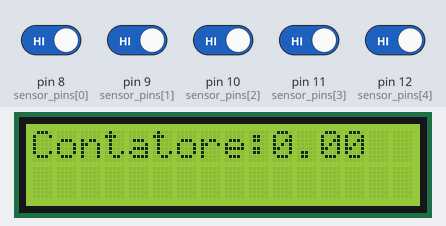
The sketch below on a simulated Arduino Uno, built with avr-gcc and run on an emulated ATmega328P. On the bench: 16×2 character LCD. The inputs (shaded band) are chosen by the test bench; at power-on: pin 8 (sensor_pins[0]), pin 9 (sensor_pins[1]), pin 10 (sensor_pins[2]), pin 11 (sensor_pins[3]), pin 12 (sensor_pins[4]) HIGH.

Above: at 1.2 s.
1.3 s: pin 8 (sensor_pins[0]) driven LOW
At 2.1 s:
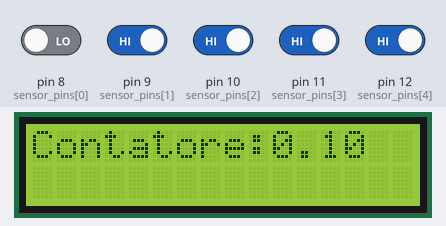
2.8 s: pin 9 (sensor_pins[1]) driven LOW
At 3.3 s:
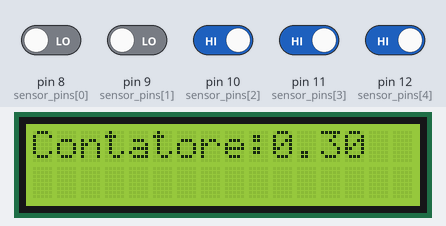
At 4.9 s:
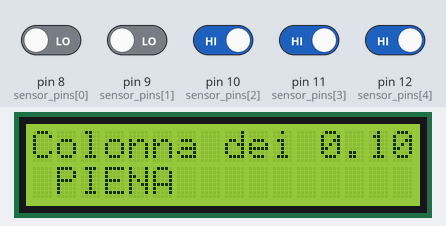
Timing chart, 0 to 6.4 s (numbered marks = the images above; inputs shaded):
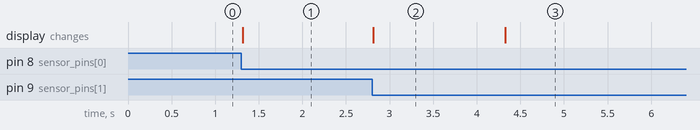

The sketch:

mainEsame.ino
```cpp
#include <LiquidCrystal_I2C.h>

// Inizializzazione del display LCD I2C con indirizzo 0x27 e dimensioni 16x2.
LiquidCrystal_I2C lcd(0x27, 16, 2);

// Array che contiene i pin dei sensori.
int sensor_pins[] = {8, 9, 10, 11, 12};

// Array che tiene traccia dello stato precedente dei sensori.
int sens_old[] = {1, 1, 1, 1, 1};

// Contatore per tenere traccia del valore totale delle monete rilevate.
float counter = 0.0;

// Valori delle monete corrispondenti ai sensori.
float value[] = {0.10, 0.20, 1.00, 0.50, 2.00};

// Flag per il controllo degli errori.
bool checkE = false;

// Array per memorizzare l'ultimo tempo di aggiornamento di ciascun sensore.
unsigned long lastUpdateTime[sizeof(sensor_pins)];

// Intervallo di aggiornamento dei sensori.
const unsigned long UPDATEINTERVAL = 1000;

// Intervallo di errore per il rilevamento dei sensori.
const unsigned long ERRORINTERVAL = 3000;

void setup() {
  setUpMonitor();
  setUpSensor();
  for (int i = 0; i < sizeof(sensor_pins) / sizeof(sensor_pins[0]); i++) {
    lastUpdateTime[i] = 0;
  }
}

void loop() {
  bool isCounterUpdated = false;
  unsigned long currentTime = millis();
  if (!checkE) {
    for (int i = 0; i < sizeof(sensor_pins) / sizeof(sensor_pins[0]); i++) {
      int g_n = digitalRead(sensor_pins[i]);

      if (g_n < sens_old[i] && (currentTime - lastUpdateTime[i] >= UPDATEINTERVAL)) {
        isCounterUpdated = true;
        counter += value[i];
        lastUpdateTime[i] = currentTime;
      }
      sens_old[i] = g_n;
      if (g_n == 0 && (currentTime - lastUpdateTime[i] > ERRORINTERVAL)) {
        checkE = true;
        errorPrint(i);
      }
    }

    if (isCounterUpdated) {
      updateMonitor();
    }
  }
}
// Funzione di configurazione dei sensori.
void setUpSensor() {
  for (int i = 0; i < sizeof(sensor_pins) / sizeof(sensor_pins[0]); i++) {
    pinMode(sensor_pins[i], INPUT_PULLUP);
  }
}

// Funzione di aggiornamento del monitor.
void updateMonitor() {
  lcd.setCursor(0, 0);
  lcd.print("Contatore:");
  lcd.print(counter);
}

// Funzione di configurazione del monitor
void setUpMonitor() {
  if (!i2CAddrTest(0x27)) {
    lcd = LiquidCrystal_I2C(0x3F, 16, 2);
  }

  lcd.init();
  lcd.backlight();
  lcd.setCursor(0, 0);
  updateMonitor();
}

// Funzione per il test dell'indirizzo I2C del display.
bool i2CAddrTest(uint8_t addr) {
  Wire.begin();
  Wire.beginTransmission(addr);
  if (Wire.endTransmission() == 0) {
    return true;
  }
  return false;
}

// Funzione di gestione degli errori.
void errorPrint(int g) {
  lcd.clear();
  lcd.setCursor(0, 0);
  lcd.print("Colonna dei ");
  lcd.print(value[g]);
  lcd.setCursor(0, 1);
  lcd.print(" PIENA");
}
```

Measured:
- after the input at 1.3 s, the display: changes at once (image 1)
- after the input at 2.8 s, the display: changes at once (image 2)
- what the display in image 2 shows lasts 1.5 s, from 2.8 s to 4.3 s
